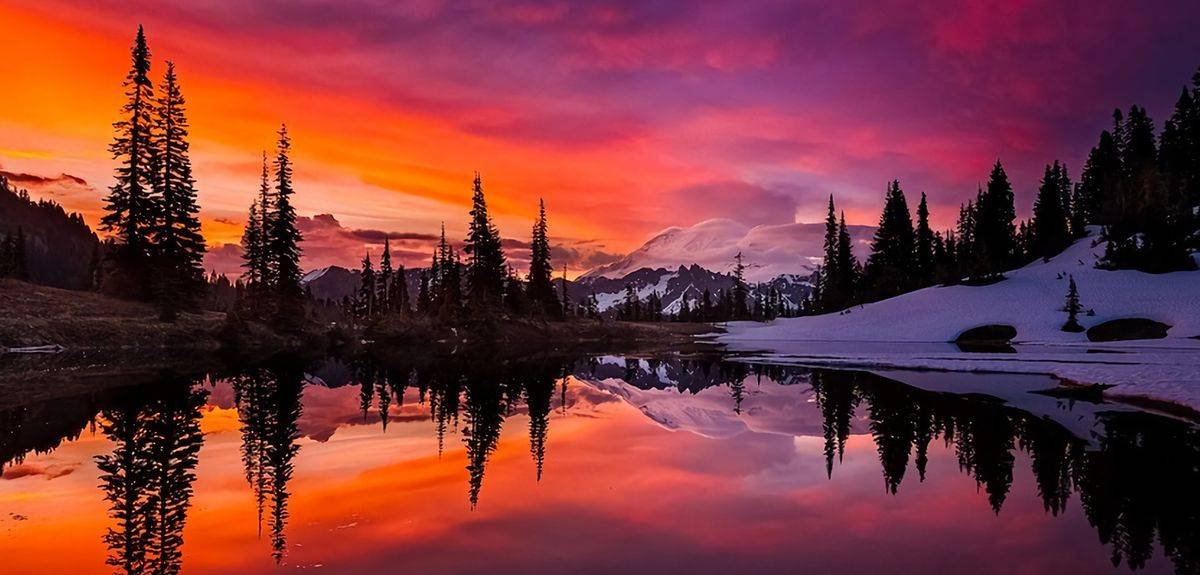
#> input picture SciPyProjects/FifthSemTasks/CompVision/Resources/high_resolution.jpg, 1200 x 575 px, found by its file name
$ jupyter execute --allow-errors CVLess4.ipynb
#> lines starting #> are read from the running program, lines starting #| are printed output that depends on the picture; after the words box and inside, x2 and y2 are one past the last pixel; in counts of white or black regions, pixels touching at a corner belong together
[cell 1]
import cv2
import numpy as np
from matplotlib import pyplot as plt

[cell 2]
# 12 (A)
img = cv2.imread('Resources\\high_resolution.jpg')
#> img is the input picture: shape (575, 1200, 3); mean B, G, R 58.4, 53.9, 123.7
plt.imshow(img)

[cell 3]
resized = img.copy()
for i in range(4):
    width = int(resized.shape[1] * 0.5)
    height = int(resized.shape[0] * 0.5)
    dim = (width, height)
    resized = cv2.resize(resized, dim, interpolation=cv2.INTER_AREA)
plt.imshow(resized)

[cell 4]
# 12 (B)

new_resized = img.copy()
for i in range(4):
    width = int(new_resized.shape[1] * 0.5)
    height = int(new_resized.shape[0] * 0.5)
    dim = (width, height)
    new_resized = cv2.pyrDown(new_resized, dstsize=dim)

plt.imshow(new_resized)

[cell 5]
# 13
ret, thresh = cv2.threshold(img, 128, 255, cv2.THRESH_BINARY)
ret, thresh = cv2.threshold(thresh, 128, 255, cv2.THRESH_BINARY_INV)
ret, thresh = cv2.threshold(thresh, 128, 255, cv2.THRESH_TRUNC)
ret, thresh = cv2.threshold(thresh, 128, 255, cv2.THRESH_TOZERO)
#> thresh: shape (575, 1200, 3); every value is 0
ret, thresh = cv2.threshold(thresh, 128, 255, cv2.THRESH_TOZERO_INV)
plt.imshow(thresh)

[cell 6]
# 13 (A)
img = cv2.imread('Resources\\high_resolution.jpg', 0)
#> img: shape (575, 1200); min 0, max 245, mean 75.2
img = cv2.medianBlur(img, 5)

thresh = img.copy()
thresh = cv2.adaptiveThreshold(img, 128, cv2.ADAPTIVE_THRESH_GAUSSIAN_C, cv2.THRESH_BINARY, 11, C=5)
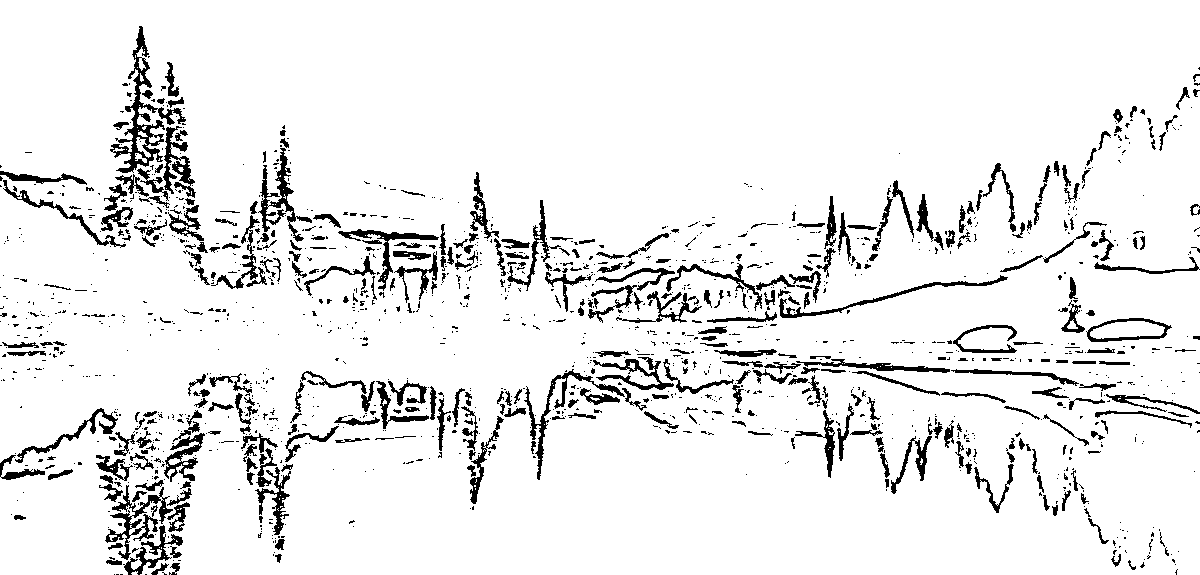
#> thresh: shape (575, 1200); values 0 (black) and 128 (white), 92.1% white; 1533 black regions (1151 under 20 px), largest, box (x1, y1, x2, y2) and area: (110, 26, 186, 173) 2111, (105, 485, 173, 560) 1215, (258, 148, 312, 242) 1179
thresh = cv2.adaptiveThreshold(thresh, 128, cv2.ADAPTIVE_THRESH_GAUSSIAN_C, cv2.THRESH_BINARY_INV, 11, C=5)

plt.imshow(thresh)

[cell 7]
img = cv2.imread('Resources\\high_resolution.jpg', 0)
img = cv2.medianBlur(img, 5)

thresh = img.copy()
thresh = cv2.adaptiveThreshold(img, 128, cv2.ADAPTIVE_THRESH_MEAN_C, cv2.THRESH_BINARY, 11, C=5)
#> thresh: shape (575, 1200); values 0 (black) and 128 (white), 87.7% white; 1109 black regions (757 under 20 px), largest, box (x1, y1, x2, y2) and area: (535, 356, 1200, 480) 7726, (101, 26, 207, 253) 6473, (96, 408, 205, 575) 6115
thresh = cv2.adaptiveThreshold(thresh, 128, cv2.ADAPTIVE_THRESH_MEAN_C, cv2.THRESH_BINARY_INV, 11, C=5)
#> thresh: shape (575, 1200); values 0 (black) and 128 (white), 12.3% white; 1109 white regions (757 under 20 px), largest, box (x1, y1, x2, y2) and area: (535, 356, 1200, 480) 7726, (101, 26, 207, 253) 6444, (96, 408, 205, 575) 6115

plt.imshow(thresh)

[cell 8]
# 13 (B)
img = cv2.imread('Resources\\high_resolution.jpg', 0)
img = cv2.medianBlur(img, 5)

thresh = img.copy()
thresh = cv2.adaptiveThreshold(img, 128, cv2.ADAPTIVE_THRESH_GAUSSIAN_C, cv2.THRESH_BINARY, 11, C=0)
#> thresh: shape (575, 1200); values 0 (black) and 128 (white), 28.6% white; 7844 white regions (6680 under 20 px), largest, box (x1, y1, x2, y2) and area: (262, 373, 539, 572) 10384, (721, 274, 1200, 412) 10140, (595, 155, 1028, 289) 9045
thresh = cv2.adaptiveThreshold(thresh, 128, cv2.ADAPTIVE_THRESH_GAUSSIAN_C, cv2.THRESH_BINARY_INV, 11, C=0)

thresh = cv2.adaptiveThreshold(img, 128, cv2.ADAPTIVE_THRESH_GAUSSIAN_C, cv2.THRESH_BINARY, 11, C=-5)
#> thresh: shape (575, 1200); values 0 (black) and 128 (white), 6.6% white; 1565 white regions (1168 under 20 px), largest, box (x1, y1, x2, y2) and area: (602, 363, 737, 404) 757, (175, 125, 217, 250) 641, (603, 261, 738, 279) 612
thresh = cv2.adaptiveThreshold(thresh, 128, cv2.ADAPTIVE_THRESH_GAUSSIAN_C, cv2.THRESH_BINARY_INV, 11, C=-5)

plt.imshow(thresh)

[cell 9]
# 13 (B)
img1 = cv2.imread('Resources\\high_resolution.jpg', 0)
img1 = cv2.medianBlur(img, 5)
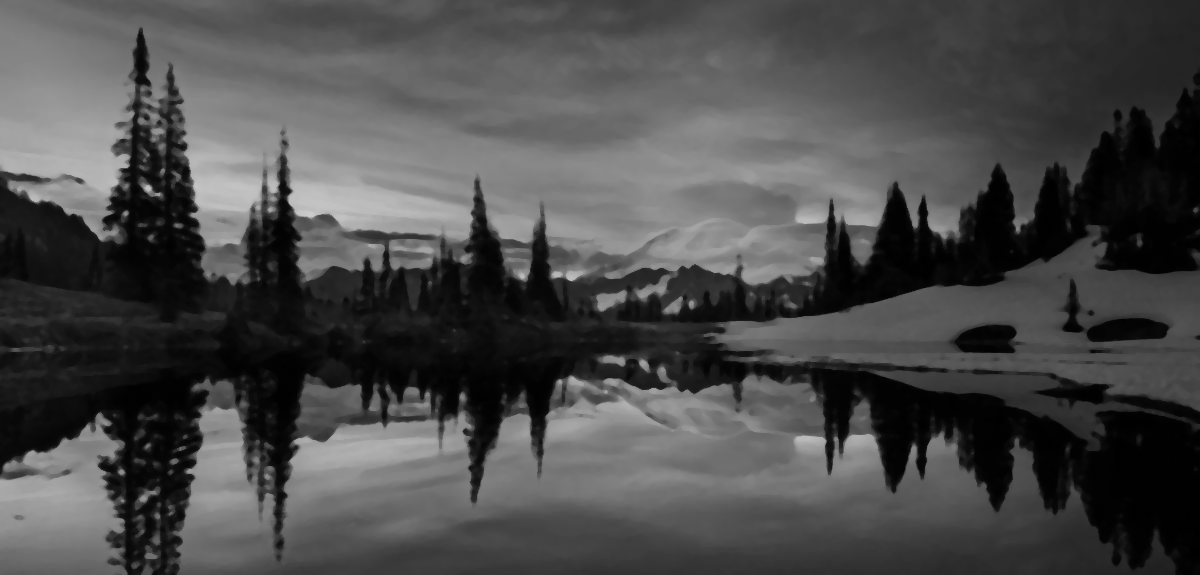
#> img1: shape (575, 1200); min 0, max 204, mean 74.3

thresh = img.copy()
thresh = cv2.adaptiveThreshold(img1, 128, cv2.ADAPTIVE_THRESH_MEAN_C, cv2.THRESH_BINARY, 11, C=0)
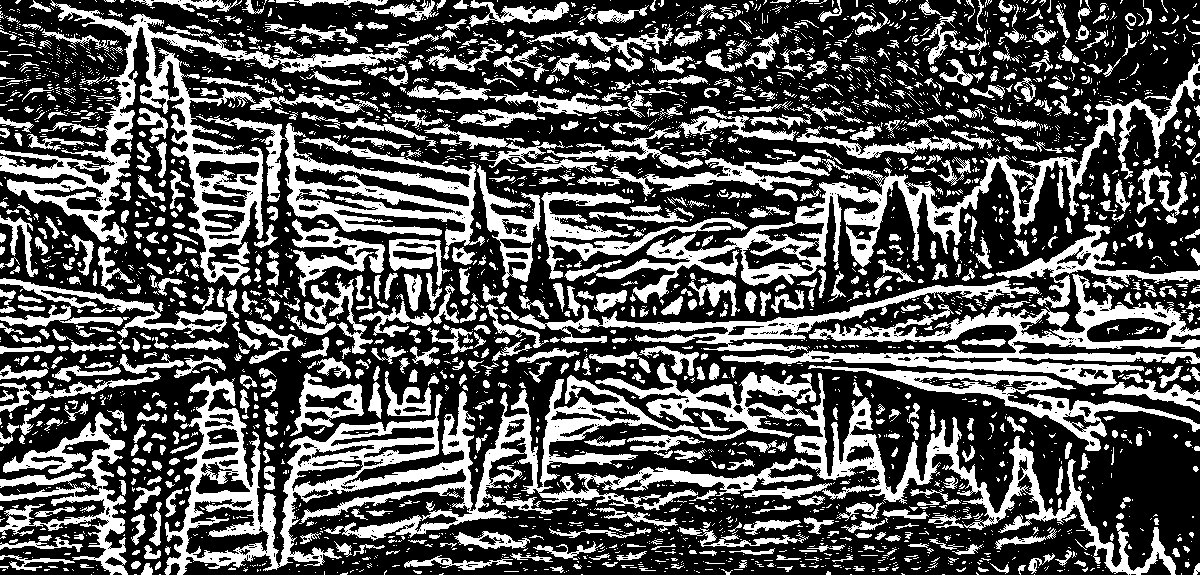
#> thresh: shape (575, 1200); values 0 (black) and 128 (white), 34.1% white; 3309 white regions (2437 under 20 px), largest, box (x1, y1, x2, y2) and area: (164, 363, 1176, 575) 42628, (0, 0, 439, 286) 16784, (596, 58, 1200, 303) 14512
thresh = cv2.adaptiveThreshold(thresh, 128, cv2.ADAPTIVE_THRESH_MEAN_C, cv2.THRESH_BINARY_INV, 11, C=0)
#> thresh: shape (575, 1200); values 0 (black) and 128 (white), 66% white; 3309 black regions (2437 under 20 px), largest, box (x1, y1, x2, y2) and area: (164, 363, 1176, 575) 42577, (0, 0, 439, 286) 16784, (596, 58, 1200, 303) 14506

thresh = cv2.adaptiveThreshold(img, 128, cv2.ADAPTIVE_THRESH_MEAN_C, cv2.THRESH_BINARY, 11, C=-5)
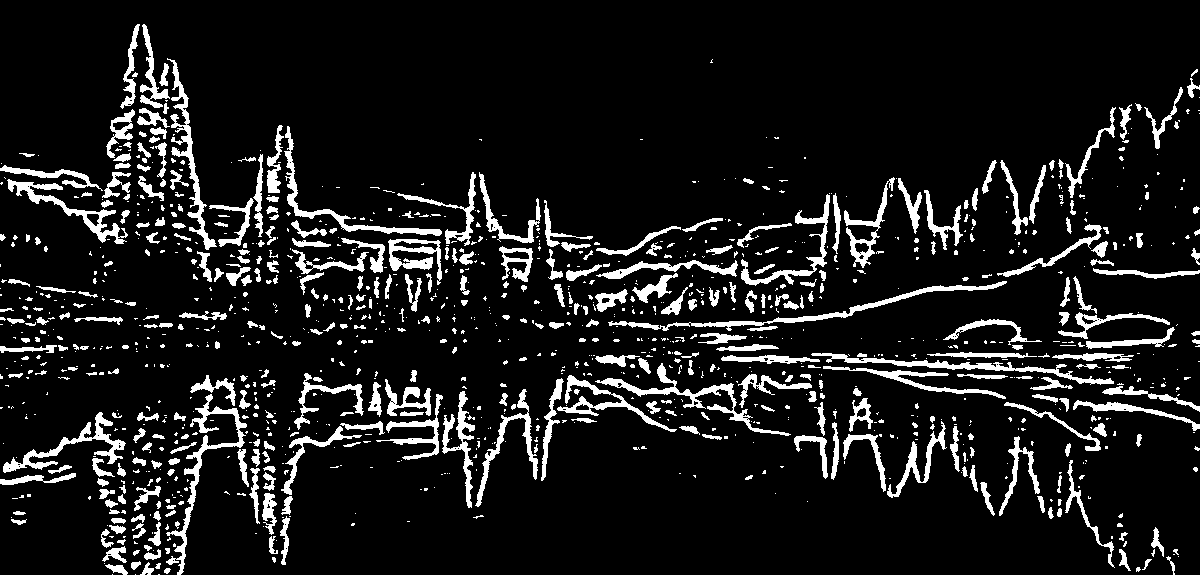
#> thresh: shape (575, 1200); values 0 (black) and 128 (white), 10.4% white; 1209 white regions (798 under 20 px), largest, box (x1, y1, x2, y2) and area: (608, 281, 1007, 331) 1734, (166, 394, 247, 575) 1700, (595, 363, 791, 436) 1518
thresh = cv2.adaptiveThreshold(thresh, 128, cv2.ADAPTIVE_THRESH_MEAN_C, cv2.THRESH_BINARY_INV, 11, C=-5)

plt.imshow(thresh)

[cell 10]
img = cv2.imread('Resources\\high_resolution.jpg')
res = cv2.pyrMeanShiftFiltering(img, 70, 100)
plt.imshow(res)

[cell 11]
plt.imshow(img)

[cell 12]
img = cv2.imread('Resources\\circle.png')
#> (the rest of this cell did not finish here and is left out)

[cell 13]
# 15
kernel = np.array([[2, -1, -4],
                   [2, -4, -2],
                   [3.1, 3, -0.3]])

#> (the rest of this cell did not finish here and is left out)

[cell 14]
# 16 (A)
img = cv2.imread('Resources\\high_resolution.jpg')
kernel = 1/16 * np.array([[1, 2, 1],
                          [2, 4, 2],
                          [1, 2, 1]])
dst = cv2.filter2D(img, -1, kernel, anchor=(0, 0))
plt.imshow(dst)

[cell 15]
# 16 (B)

kernel1 =  1/4 * np.array([1, 2, 1])
kernel2 =  1/4 * np.array([[1],
                           [2],
                           [1]])
dst = cv2.filter2D(img, -1, kernel1, anchor=(0, 0))
dst = cv2.filter2D(dst, -1, kernel2, anchor=(0, 0))
plt.imshow(dst)

[cell 16]
# 18
src = cv2.imread('Resources\\aim.png')
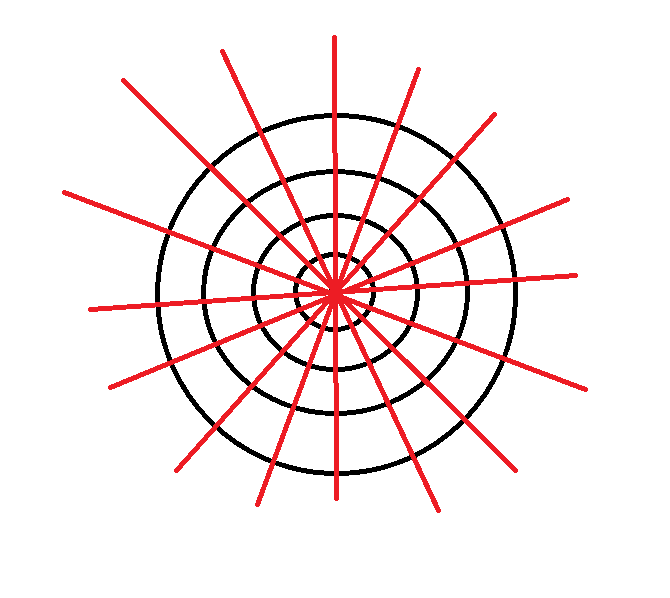
#> input picture SciPyProjects/FifthSemTasks/CompVision/Resources/aim.png, 670 x 598 px, found by its file name
#> src is the input picture: shape (598, 670, 3); mean B, G, R 236.9, 236.5, 246.7

first_deriv = cv2.Laplacian(src, 0, ksize=3)
second_deriv = cv2.Laplacian(first_deriv, 0, ksize=3)

res = np.concatenate((first_deriv, second_deriv), axis=1) # 3x3
#> res: shape (598, 1340, 3)
plt.imshow(res)

[cell 17]
src = cv2.imread('Resources\\aim.png')

first_deriv = cv2.Laplacian(src, 0, ksize=5)
second_deriv = cv2.Laplacian(first_deriv, 0, ksize=5)

res = np.concatenate((first_deriv, second_deriv), axis=1) # 5x5
plt.imshow(res)

[cell 18]
src = cv2.imread('Resources\\aim.png')

first_deriv = cv2.Laplacian(src, 0, ksize=9)
second_deriv = cv2.Laplacian(first_deriv, 0, ksize=9)
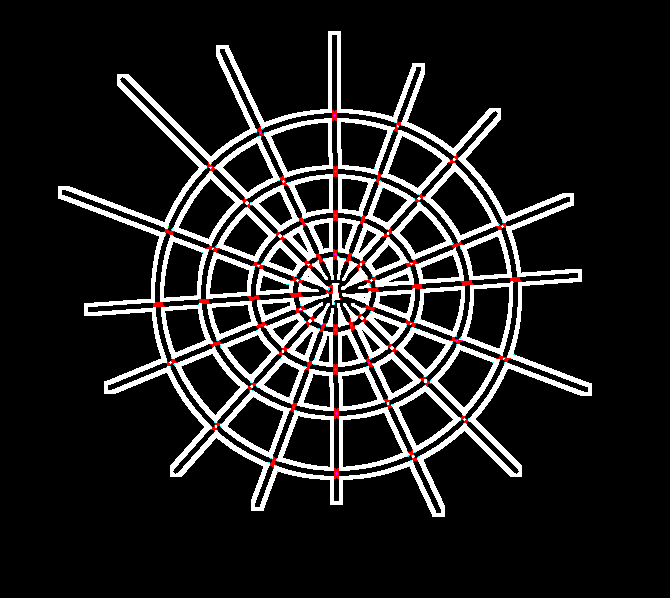
#> second_deriv: shape (598, 670, 3); mean B, G, R 33.7, 33.6, 35.1

res = np.concatenate((first_deriv, second_deriv), axis=1) # 9x9
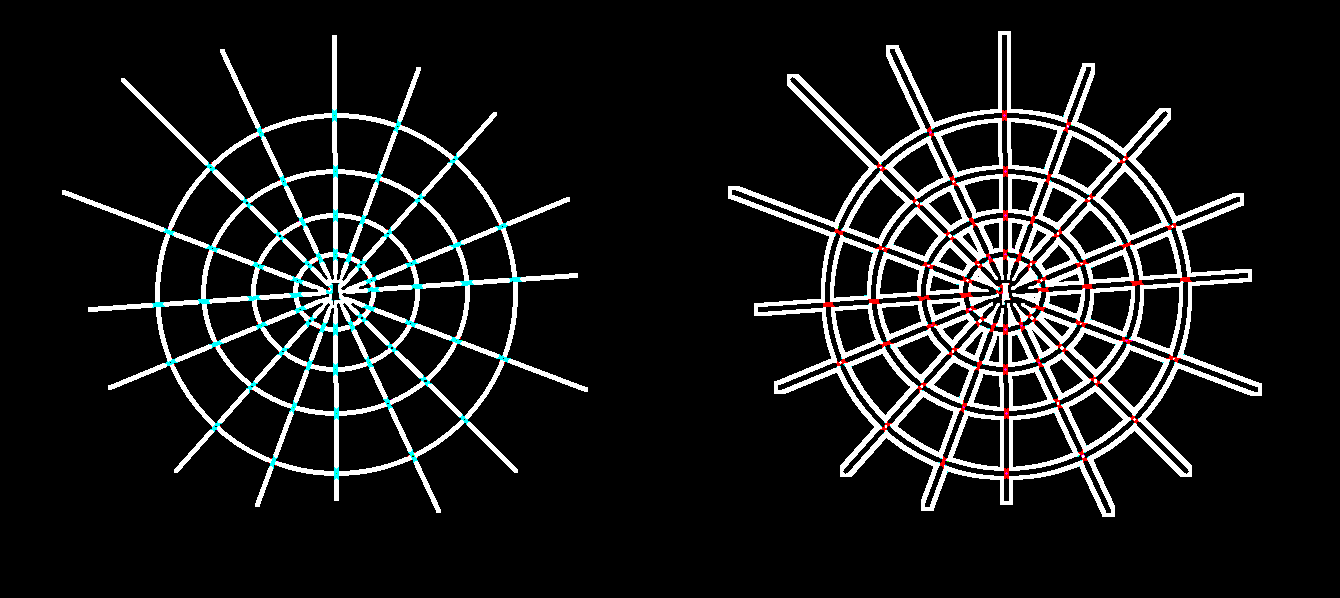
#> res: shape (598, 1340, 3); mean B, G, R 26.6, 26.6, 26.4
plt.imshow(res)
